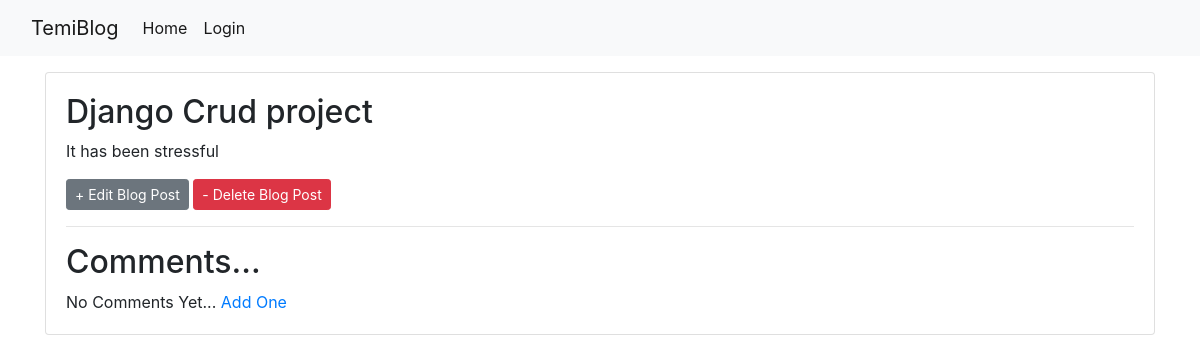
The app's page /post/3/, older data.
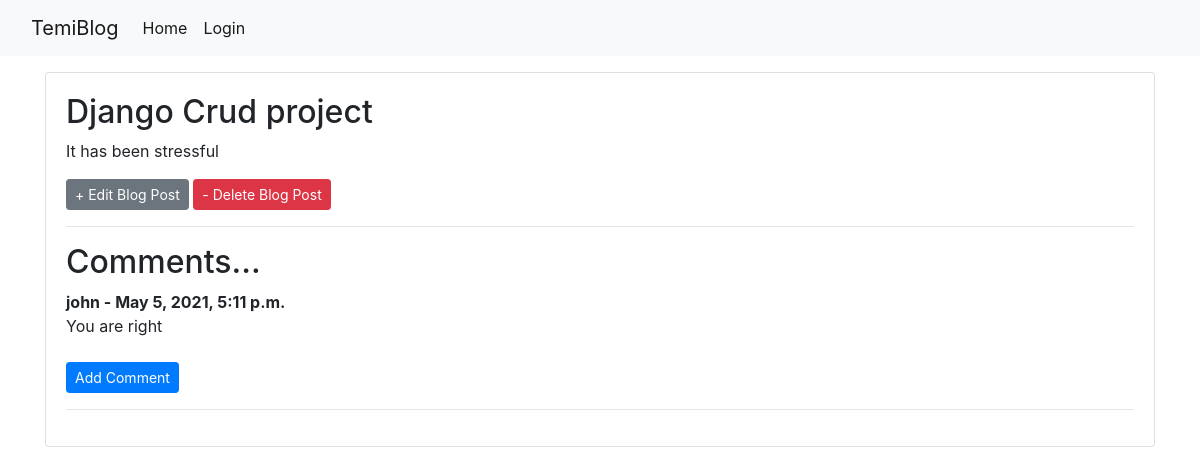
The same page, newer data.
### blog/models.py (models this page shows, shortened)
class Comment(models.Model):
    name = models.CharField(max_length=255)
    body = models.TextField()
    post = models.ForeignKey('Post', related_name = "comments", on_delete=models.CASCADE)
    date_added = models.DateTimeField(auto_now_add=True)

### blog/views.py (the view)
# urls.py: path('post/<int:pk>/', BlogDetailView.as_view(), name = 'post_detail'),
class BlogDetailView(DetailView):
    model = Post
    template_name = 'post_detail.html'

### templates/post_detail.html
{% extends 'base.html' %}
{% block content %}
   <div class="container">
       <div class="card">
           <div class="card-body">
            <h2>{{ post.title }}</h2>
            <p>{{ post.body }}</p>
             <a href="{% url 'post_edit' post.pk %}" class="btn btn-secondary btn-sm">+ Edit Blog Post</a>
             <a href="{% url 'post_delete' post.pk %}" class="btn btn-danger btn-sm">- Delete Blog Post</a>
             <hr>
             <h2>Comments...</h2>
             {% if not post.comments.all %}
                 No Comments Yet... <a href="">Add One</a>
                 {% else %}
                     {% for comment in post.comments.all %}
                         <strong>
                             {{ comment.name }} - {{ comment.date_added }}
                         </strong>
                         <br>
                         {{ comment.body }} <br><br>
                     {% endfor %}
                     <a href="{%url 'post_comment' post.pk %}" class="btn btn-primary btn-sm">Add Comment</a><hr>
             {% endif %}
           </div>
       </div>
    </div>
{% endblock %}

Row changes from the older to the newer data that the page shows:
added Comment: name "john", date_added "May 5, 2021, 5:11 p.m.", body "You are right"
Text that changed along with them:
text no longer shown: "No Comments Yet... Add One"
text now shown: "Add Comment"
